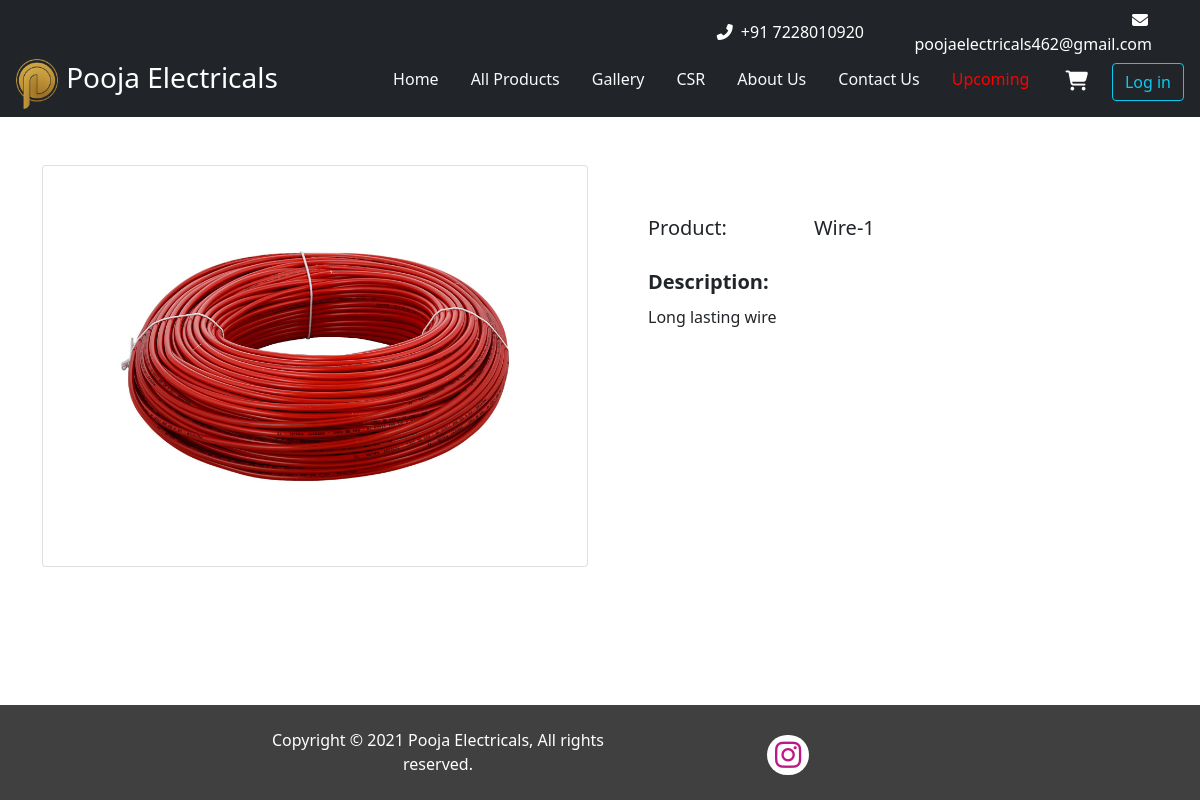
The page /upcoming.php?id=2 on the database its author committed.
### tables this page shows
CREATE TABLE `upcoming_products` (
  `id` int(10) NOT NULL,
  `title` varchar(255) NOT NULL,
  `desc` varchar(1000) NOT NULL,
  `image` varchar(255) NOT NULL
);

### upcoming.php (the view)
<?php
include './top.php';
include './db/db.php';
$id = $_GET['id'];
$query = "SELECT * FROM upcoming_products where id =" . $id;
$result = mysqli_query($conn, $query);
$r = mysqli_fetch_assoc($result);
$title = $r['title'];
$desc = $r['desc'];
$img = $r['image'];
?>
<div class="container mt-5">
  <div class="row">
    <div class="col-md-6 col-xl-6 col-sm -11">
      <div class="card">
        <div class="slideshow-container">
            <div class="showslide">
              <img src="<?= "upload/upcoming/" . $img  ?>" class="card-img-top" height="400px" alt="Product Image" style="object-fit: contain;">
            </div>
        </div>
      </div>
    </div>
    <div class="col-md-6 col-xl-6 col-sm-11 p-5">
      <div class="row">
        <label class="form-label col-4 fs-5">Product: </label>
        <label class="form-label fs-5 col-7 align-baseline"><?= $title ?></label>
      </div>
      <div class="row mt-3">
        <label class="form-label col-4 fs-5 font-weight-bold"><b>Description: </b></label>
        <label class="form-label fs-6 col-12 align-baseline"><?= $desc ?></label>
      </div>
    </div>
  </div>
</div>
<?php include 'bottom.php' ?>

### rows shown on the page
upcoming_products: image (picture), title "Wire-1", desc "Long lasting wire"

### other values the page prints
$app_name "Pooja Electricals"
